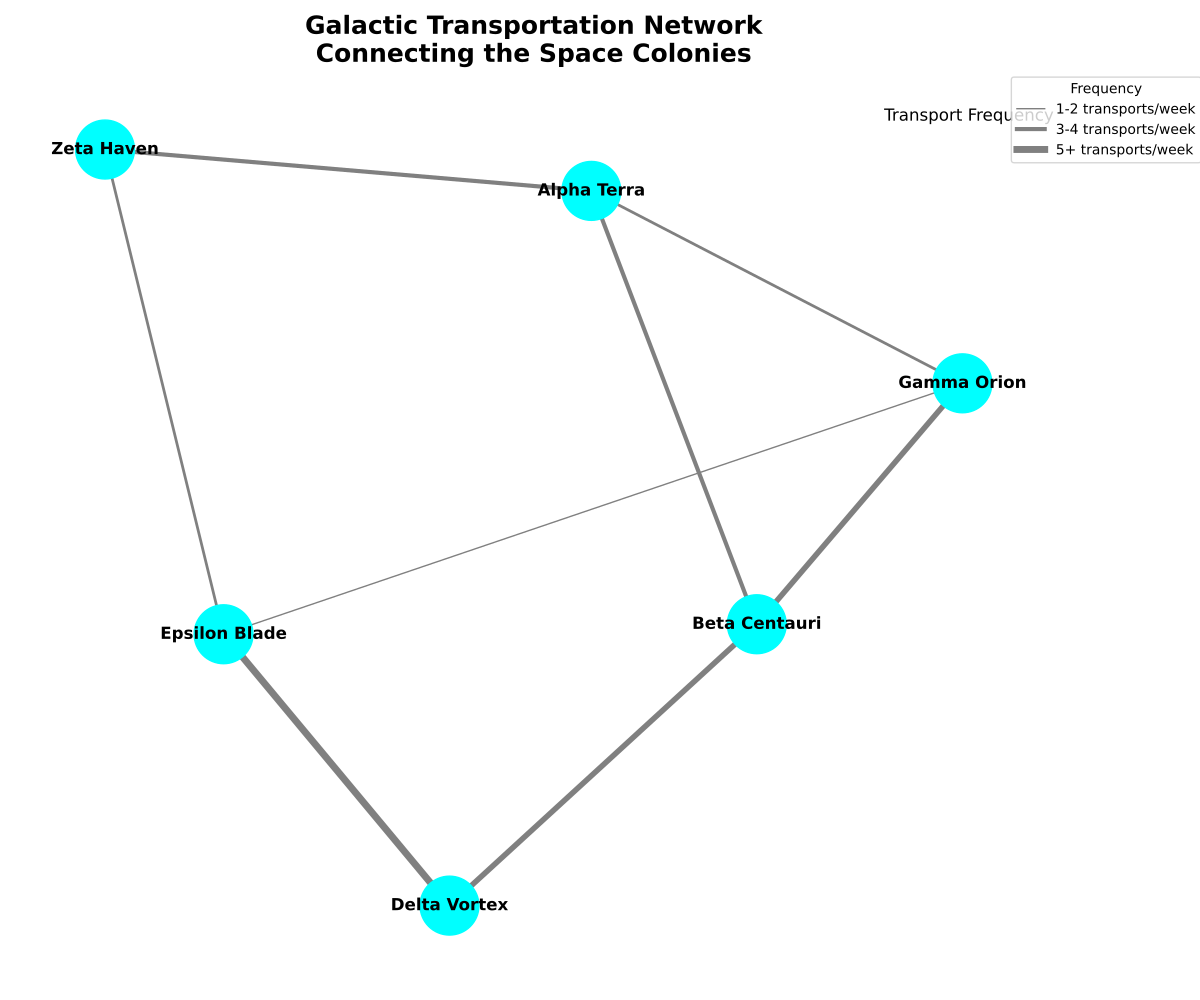

The Python source for this figure:
import matplotlib.pyplot as plt
import networkx as nx

# Define space colonies
colonies = ['Alpha Terra', 'Beta Centauri', 'Gamma Orion', 'Delta Vortex', 'Epsilon Blade', 'Zeta Haven']

# Define transportation routes (edges) between colonies with frequency of transports
routes = {
    ('Alpha Terra', 'Beta Centauri'): 3,
    ('Alpha Terra', 'Gamma Orion'): 2,
    ('Beta Centauri', 'Delta Vortex'): 4,
    ('Gamma Orion', 'Epsilon Blade'): 1,
    ('Delta Vortex', 'Epsilon Blade'): 5,
    ('Epsilon Blade', 'Zeta Haven'): 2,
    ('Zeta Haven', 'Alpha Terra'): 3,
    ('Beta Centauri', 'Gamma Orion'): 4,
}

# Create an undirected graph using NetworkX
G = nx.Graph()

# Add nodes and edges with transport frequencies
G.add_nodes_from(colonies)
for (colony1, colony2), frequency in routes.items():
    G.add_edge(colony1, colony2, weight=frequency)

# Draw the graph using Matplotlib
plt.figure(figsize=(12, 10))

# Position the nodes using a spring layout
pos = nx.spring_layout(G, seed=24)

# Draw nodes, edges, and labels
nx.draw_networkx_nodes(G, pos, node_color='cyan', node_size=1800)
nx.draw_networkx_edges(
    G, pos,
    width=[G[u][v]['weight'] for u, v in G.edges()],
    edge_color='grey'
)
nx.draw_networkx_labels(G, pos, font_size=12, font_weight='bold', font_family='sans-serif')

# Title and legend
plt.title('Galactic Transportation Network\nConnecting the Space Colonies', fontsize=18, fontweight='bold')

# Customize legend
plt.text(1.1, 0.85, 'Transport Frequency', fontsize=12, ha='right')
plt.plot([], [], color='grey', linewidth=1, label='1-2 transports/week')
plt.plot([], [], color='grey', linewidth=3, label='3-4 transports/week')
plt.plot([], [], color='grey', linewidth=5, label='5+ transports/week')
plt.legend(title='Frequency', bbox_to_anchor=(1.15, 1))

# Final adjustments
plt.axis('off')
plt.tight_layout()

# Display the plot
plt.show()
